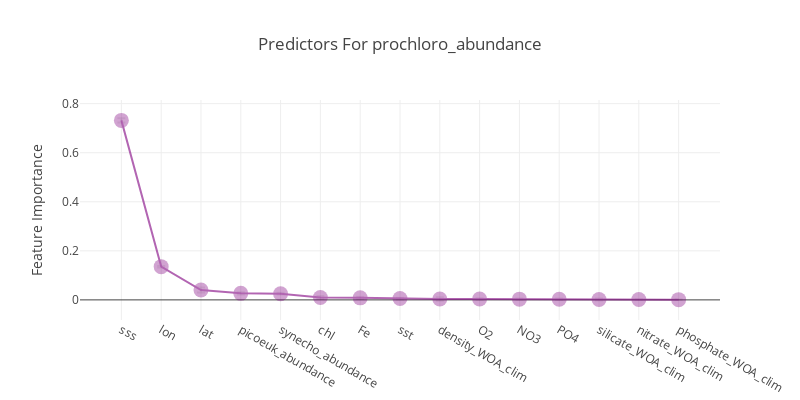

Notebook cell for this chart:
### Code cell
from pycmap.supervised import RandomForest

model = RandomForest(df, 'prochloro_abundance')
model.learn()
model.plot_feature_importance()
model.report()

### Figure 1 — Plotly figure (JSON) as saved in the notebook; plotly's stock layout.template omitted (floating-point values rounded to 4 significant figures)
{"data": [{"error_y": {"array": [0.009013, 0.003063, 0.01024, 0.004449, 0.003511, 0.006173, 0.004745, 0.003585, 0.0067, 0.003013, 0.002554, 0.002912, 0.004085, 0.001411, 0.001331], "color": "rgba(7, 7, 7, .2)", "type": "data", "visible": true}, "marker": {"color": "purple", "opacity": 0.6, "size": 15}, "mode": "lines+markers", "name": "", "opacity": 0.6, "type": "scatter", "uid": "2ef65bc9-1be1-4fba-b0ec-c87eea11d30b", "x": ["sss", "lon", "lat", "picoeuk_abundance", "synecho_abundance", "chl", "Fe", "sst", "density_WOA_clim", "O2", "NO3", "PO4", "silicate_WOA_clim", "nitrate_WOA_clim", "phosphate_WOA_clim"], "y": [0.7319, 0.1356, 0.04027, 0.02674, 0.02511, 0.009482, 0.008316, 0.005581, 0.003702, 0.003413, 0.003117, 0.002681, 0.00166, 0.001318, 0.001097]}], "layout": {"autosize": false, "height": 400, "title": {"text": "Predictors For prochloro_abundance"}, "width": 800, "xaxis": {"title": {"text": ""}}, "yaxis": {"title": {"text": "Feature Importance"}}}}
